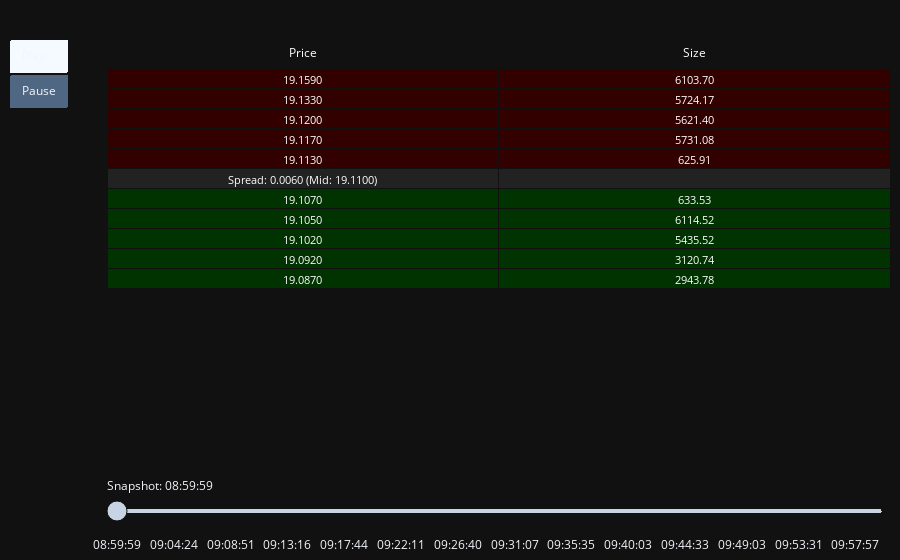

Write notebook code for a chart like this one.
### Code cell
from src.visualisation.orderbook import make_orderbook
from src.data.hyperliquid import load_orderbook_and_mid_series

path = Path.cwd().parent / "data" / "hyperliquid" / "SOL.json"
mid_df, snapshots = load_orderbook_and_mid_series(path)

fig2 = make_orderbook(snapshots, top_n=5)
fig2.show()
